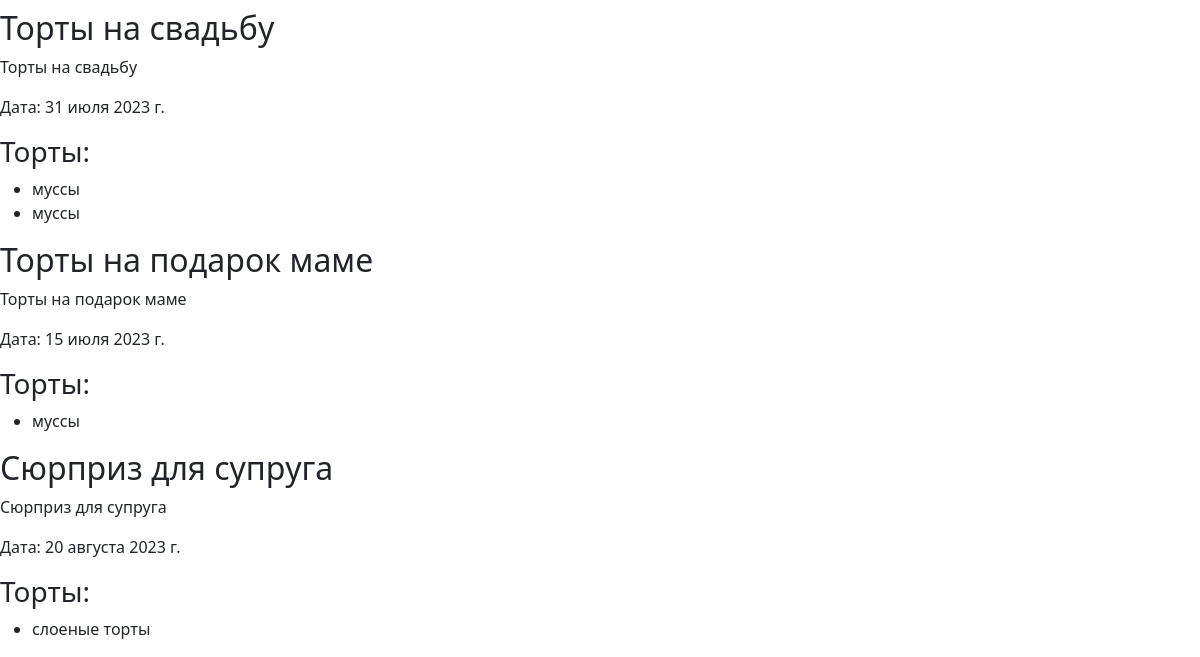
Page /events/ (signed in, lower part) on the earlier database version.
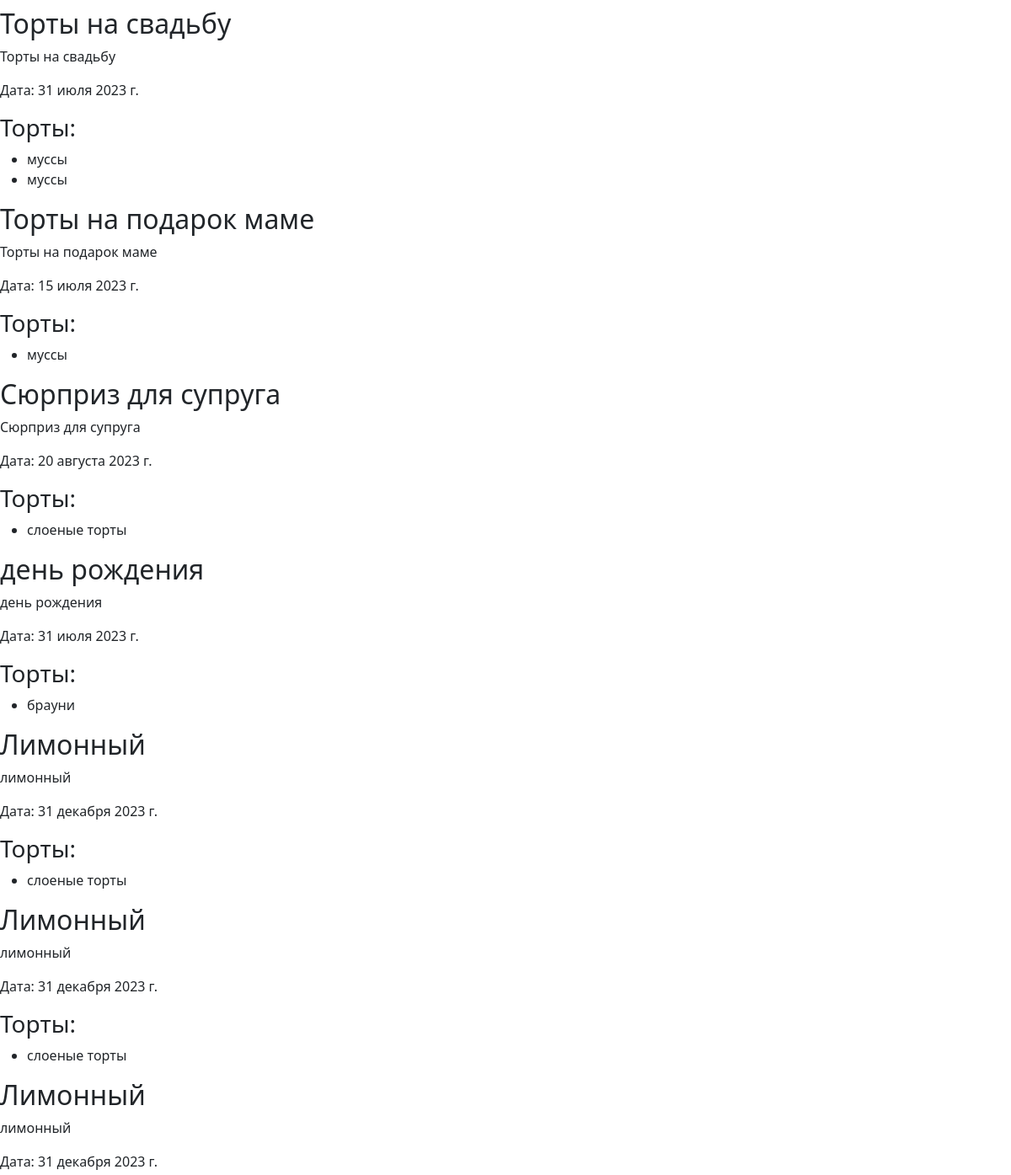
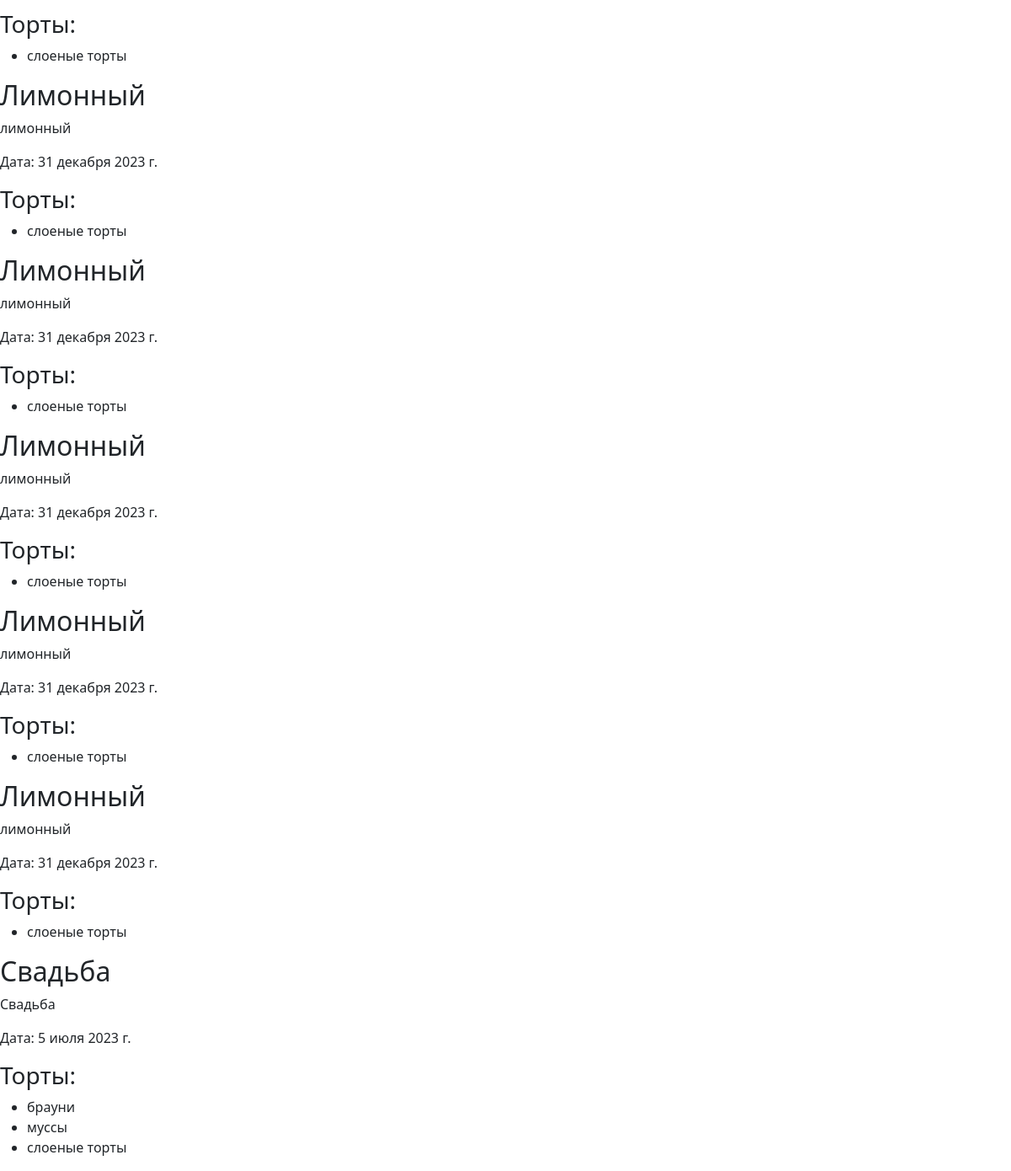
Same page on the later database version (2 pictures, top to bottom).
### pastries/models.py (models this page shows, shortened)
class Event(models.Model):
    name = models.CharField(max_length=100)
    description = models.TextField()
    date = models.DateField()
    user = models.ForeignKey(User, on_delete=models.CASCADE)
    cakes = models.ManyToManyField(Cake)

class Cake(models.Model):
    image = models.ImageField(upload_to='cakes/', blank=True, null=True)
    cake_type = models.ForeignKey(CakeType, on_delete=models.SET_NULL, null=True, blank=True)
    taste = models.ForeignKey(Taste, on_delete=models.SET_NULL, null=True, blank=True)
    fillings = models.ManyToManyField(Filling, blank=True)
    toppings = models.ManyToManyField(Topping, blank=True)
    weight = models.DecimalField(max_digits=6, decimal_places=3, blank=True, null=True)
    price = models.DecimalField(max_digits=5, decimal_places=2, blank=True, null=True)
    available = models.BooleanField(default=True)
    add_info = models.TextField(blank=True, null=True)  # новое поле
    class Meta:
        verbose_name = 'Торт'
        verbose_name_plural = 'Торты'

class CakeType(models.Model):
    name = models.CharField(max_length=200)
    description = models.TextField(blank=True, null=True)
    available = models.BooleanField(default=True)
    class Meta:
        verbose_name = 'Тип торта'
        verbose_name_plural = 'Типы тортов'
    def __str__(self):
        return self.name

### pastries/views.py (the view)
# urls.py: path('events/', views.EventListCBV.as_view(), name='events'),
class EventListCBV(LoginRequiredMixin, ListView):
    model = Event
    template_name = 'pastries/events.html'
    context_object_name = 'events'
    def get_queryset(self):
        return super().get_queryset().filter(user=self.request.user)

### pastries/templates/pastries/events.html (shortened to what this page needs)
{% extends 'layouts/index.html' %}
{% block content %}
  {% for event in events %}
      <h2>{{ event.name }}</h2>
      <p>{{ event.description }}</p>
      <p>Дата: {{ event.date }}</p>
      <h3>Торты:</h3>
      <ul>
          {% for cake in event.cakes.all %}
              <li>{{ cake.cake_type }}</li>
          {% endfor %}
      </ul>
  {% empty %}
      <p>У вас пока нет событий.</p>
  {% endfor %}
{% endblock %}

Differences in the rows shown:
added Event: name "день рождения", description "день рождения", date "31 июля 2023 г."
now on this page (row unchanged): Cake: cake_type "брауни"
added Event: name "Лимонный", description "лимонный", date "31 декабря 2023 г.", Cake (cake_type "слоеные торты")
added Event: name "Лимонный", description "лимонный", date "31 декабря 2023 г.", Cake (cake_type "слоеные торты")
added Event: name "Лимонный", description "лимонный", date "31 декабря 2023 г.", Cake (cake_type "слоеные торты")
added Event: name "Лимонный", description "лимонный", date "31 декабря 2023 г.", Cake (cake_type "слоеные торты")
added Event: name "Лимонный", description "лимонный", date "31 декабря 2023 г.", Cake (cake_type "слоеные торты")
added Event: name "Лимонный", description "лимонный", date "31 декабря 2023 г.", Cake (cake_type "слоеные торты")
added Event: name "Лимонный", description "лимонный", date "31 декабря 2023 г.", Cake (cake_type "слоеные торты")
added Event: name "Лимонный", description "лимонный", date "31 декабря 2023 г.", Cake (cake_type "слоеные торты")
added Event: name "Свадьба", description "Свадьба", date "5 июля 2023 г.", Cake (cake_type "муссы"), Cake (cake_type "слоеные торты")
